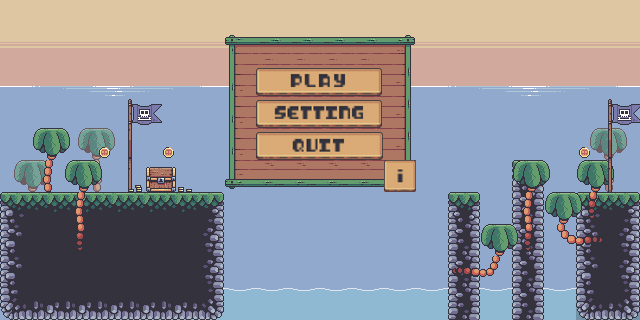

Below is a game level as drawn by its tile map, then a one-line description and the .tmx that defines it (tile-layer data replaced by summaries):
An orthogonal 20x10 tile map with 32x32 px tiles, 11 tile layers (Background, Back tree, Water, Terrain, ...), 21 tilesets.

<map version="1.8" tiledversion="1.8.2" orientation="orthogonal" renderorder="right-down" width="20" height="10" tilewidth="32" tileheight="32" infinite="0" nextlayerid="23" nextobjectid="1">
 <tileset firstgid="1" name="Big Banner" tilewidth="32" tileheight="32" tilecount="40" columns="8">
  <image source="../objects/Menu/Big Banner/Big Banner.png" trans="ff00ff" width="256" height="160" />
 </tileset>
 <tileset firstgid="41" name="Green Board" tilewidth="32" tileheight="32" tilecount="16" columns="4">
  <image source="../objects/Menu/Green Board/Green Board.png" trans="ff00ff" width="128" height="128" />
 </tileset>
 <tileset firstgid="57" name="Yellow Board" tilewidth="32" tileheight="32" tilecount="16" columns="4">
  <image source="../objects/Menu/Yellow Board/Yellow Board.png" trans="ff00ff" width="128" height="128" />
 </tileset>
 <tileset firstgid="73" name="Yellow Paper" tilewidth="32" tileheight="32" tilecount="16" columns="4">
  <image source="../objects/Menu/Yellow Paper/Yellow Paper.png" trans="ff00ff" width="128" height="128" />
 </tileset>
 <tileset firstgid="89" name="Gold coin" tilewidth="16" tileheight="16" tilecount="1" columns="0">
  <grid orientation="orthogonal" width="1" height="1" />
  <tile id="0">
   <image width="16" height="16" source="../objects/Gold Coin/01.png" />
  </tile>
 </tileset>
 <tileset firstgid="90" name="Back tree" tilewidth="64" tileheight="64" tilecount="1" columns="0">
  <grid orientation="orthogonal" width="1" height="1" />
  <tile id="0">
   <image width="64" height="64" source="../objects/Back tree/Back Palm Tree Regular 01.png" />
  </tile>
 </tileset>
 <tileset firstgid="91" name="Terrain" tilewidth="32" tileheight="32" tilecount="85" columns="17">
  <image source="../objects/Terrain/Terrain.png" trans="ff00ff" width="544" height="160" />
 </tileset>
 <tileset firstgid="176" name="Water_Tile" tilewidth="32" tileheight="32" tilecount="1" columns="1">
  <image source="../objects/Background/Water.png" trans="ff00ff" width="32" height="32" />
 </tileset>
 <tileset firstgid="177" name="Skyline" tilewidth="384" tileheight="128" tilecount="1" columns="0">
  <grid orientation="orthogonal" width="1" height="1" />
  <tile id="0">
   <image width="384" height="128" source="../objects/Background/BG Image.png" />
  </tile>
 </tileset>
 <tileset firstgid="178" name="Water-effect" tilewidth="170" tileheight="10" tilecount="1" columns="0">
  <grid orientation="orthogonal" width="1" height="1" />
  <tile id="0">
   <image width="170" height="10" source="../objects/Water/Top/Water Reflect Big 01.png" />
  </tile>
 </tileset>
 <tileset firstgid="179" name="Water" tilewidth="96" tileheight="32" tilecount="1" columns="0">
  <grid orientation="orthogonal" width="1" height="1" />
  <tile id="0">
   <image width="96" height="32" source="../objects/Water/Top/1.png" />
  </tile>
 </tileset>
 <tileset firstgid="180" name="Front bottom tree" tilewidth="32" tileheight="32" tilecount="6" columns="3">
  <image source="../objects/Front tree/Front Palm Bottom and Grass (32x32).png" trans="ff00ff" width="96" height="64" />
 </tileset>
 <tileset firstgid="186" name="Front top tree" tilewidth="39" tileheight="32" tilecount="1" columns="0">
  <grid orientation="orthogonal" width="1" height="1" />
  <tile id="0">
   <image width="39" height="32" source="../objects/Front tree/Front Palm Tree Top 01.png" />
  </tile>
 </tileset>
 <tileset firstgid="187" name="Flag" tilewidth="34" tileheight="93" tilecount="1" columns="0">
  <grid orientation="orthogonal" width="1" height="1" />
  <tile id="0">
   <image width="34" height="93" source="../objects/Flag/Flag 01.png" />
  </tile>
 </tileset>
 <tileset firstgid="188" name="Treasure" tilewidth="64" tileheight="35" tilecount="1" columns="0">
  <grid orientation="orthogonal" width="1" height="1" />
  <tile id="0">
   <image width="64" height="35" source="../objects/Chest/Treasure/Chest Close 01.png" />
  </tile>
 </tileset>
 <tileset firstgid="189" name="Play button" tilewidth="126" tileheight="28" tilecount="1" columns="0">
  <grid orientation="orthogonal" width="1" height="1" />
  <tile id="0">
   <image width="126" height="28" source="../objects/Menu/Button/Play.png" />
  </tile>
 </tileset>
 <tileset firstgid="190" name="Setting button" tilewidth="126" tileheight="28" tilecount="1" columns="0">
  <grid orientation="orthogonal" width="1" height="1" />
  <tile id="0">
   <image width="126" height="28" source="../objects/Menu/Button/Setting.png" />
  </tile>
 </tileset>
 <tileset firstgid="191" name="Quit button" tilewidth="127" tileheight="28" tilecount="1" columns="0">
  <grid orientation="orthogonal" width="1" height="1" />
  <tile id="0">
   <image width="127" height="28" source="../objects/Menu/Button/Quit.png" />
  </tile>
 </tileset>
 <tileset firstgid="192" name="Small Banner" tilewidth="32" tileheight="32" tilecount="15" columns="5">
  <image source="../objects/Menu/Small Banner/Small Banner.png" trans="ff00ff" width="160" height="96" />
 </tileset>
 <tileset firstgid="207" name="Chains" tilewidth="32" tileheight="64" tilecount="1" columns="0">
  <grid orientation="orthogonal" width="1" height="1" />
  <tile id="0">
   <image width="32" height="64" source="../objects/Chains/Big/01.png" />
  </tile>
 </tileset>
 <tileset firstgid="208" name="Info button" tilewidth="32" tileheight="32" tilecount="1" columns="0">
  <grid orientation="orthogonal" width="1" height="1" />
  <tile id="0">
   <image width="32" height="32" source="../objects/Menu/Button/info.png" />
  </tile>
 </tileset>
 <layer id="14" name="Background" width="20" height="10">
  <data>[200 cells, 122 non-empty, 2 distinct tile ids]</data>
 </layer>
 <layer id="16" name="Back tree" width="20" height="10">
  <data>[200 cells, 3 non-empty, 1 distinct tile ids]</data>
 </layer>
 <layer id="15" name="Water" width="20" height="10">
  <data>[200 cells, 7 non-empty, 2 distinct tile ids]</data>
 </layer>
 <layer id="13" name="Terrain" width="20" height="10">
  <data>[200 cells, 45 non-empty, 11 distinct tile ids]</data>
 </layer>
 <layer id="17" name="Front tree" width="20" height="10">
  <data>[200 cells, 16 non-empty, 7 distinct tile ids]</data>
 </layer>
 <layer id="18" name="Flag" width="20" height="10">
  <data>[200 cells, 5 non-empty, 2 distinct tile ids]</data>
 </layer>
 <layer id="19" name="Treasure" width="20" height="10">
  <data>[200 cells, 1 non-empty, 1 distinct tile ids]</data>
 </layer>
 <layer id="20" name="Chains" width="20" height="10">
  <data>[200 cells, 0 non-empty, 0 distinct tile ids]</data>
 </layer>
 <layer id="3" name="Green Board" width="20" height="10">
  <data>[200 cells, 30 non-empty, 8 distinct tile ids]</data>
 </layer>
 <layer id="2" name="Button" width="20" height="10">
  <data>[200 cells, 4 non-empty, 4 distinct tile ids]</data>
 </layer>
 <layer id="12" name="Yellow Paper" width="20" height="10">
  <data>[200 cells, 0 non-empty, 0 distinct tile ids]</data>
 </layer>
</map>
